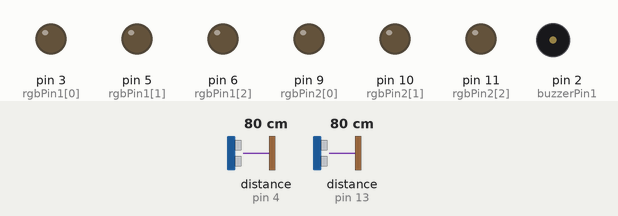
Recording of a sketch running on a simulated Arduino Leonardo, built with avr-gcc and run on an emulated ATmega32U4. On the bench: output pins drawn as LEDs (lit = HIGH), buzzer (waves = sounding). Wiring (inferred from the names in the program): 2 × ultrasonic range finder: trigger pin 7, echo pin 4 / trigger pin 12, echo pin 13. The inputs (shaded band) are chosen by the test bench; at power-on: distance to the obstacle (sensors on pin 4, pin 13) 80 cm. The echo pulse lasts 58.3 µs per cm; pins used as bus, display or sensor lines are not drawn.

Above: at 1.2 s.
1.3 s: distance to the obstacle (sensor on pin 4) set to 17 cm
2.8 s: distance to the obstacle (sensor on pin 4) set to 14 cm
At 3.02 s:
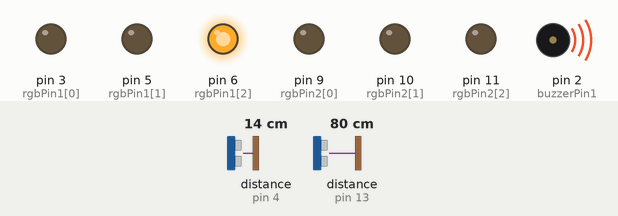
5.8 s: distance to the obstacle (sensor on pin 13) set to 18 cm
At 5.83 s:
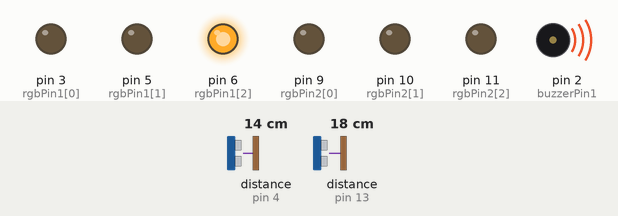
8.8 s: distance to the obstacle (sensor on pin 13) set to 13 cm
At 8.86 s:
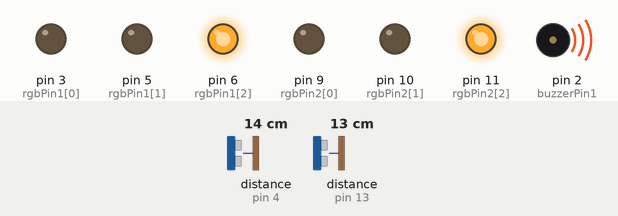
11.8 s: distance to the obstacle (sensor on pin 4) set to 7 cm
At 11.99 s:
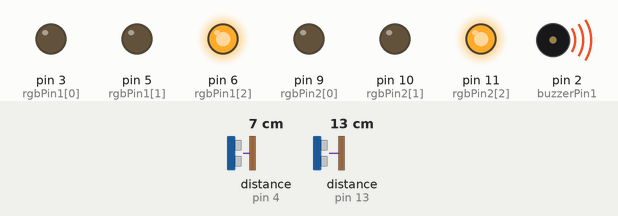
14.8 s: distance to the obstacle (sensor on pin 4) set to 4 cm
At 16.1 s:
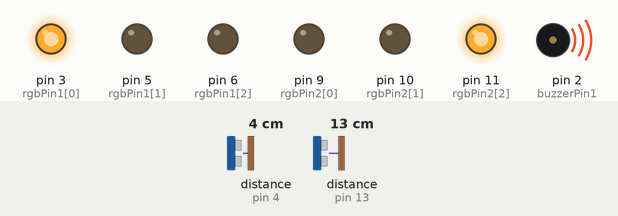
Timing chart, 0 to 20.6 s (numbered marks = the images above; inputs shaded):
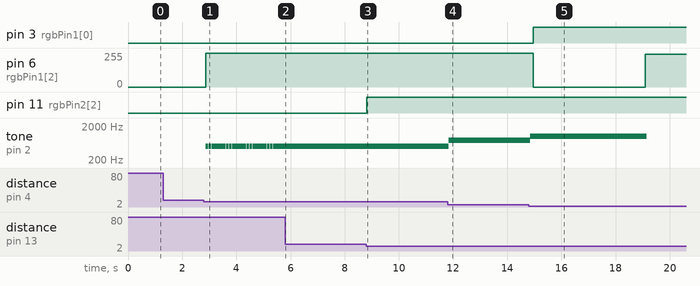

Measured:
- the behaviour switches between 16 and 15 cm on distance to the obstacle (sensor on pin 4) (found by bisection; images 0 and 1)
- the behaviour switches between 16 and 15 cm on distance to the obstacle (sensor on pin 13) (found by bisection; images 2 and 3)
- the behaviour switches between 6 and 5 cm on distance to the obstacle (sensor on pin 4) (found by bisection; images 4 and 5)
- after the input at 1.3 s, every drawn part: stays the same
- after the input at 2.8 s, pin 6 (rgbPin1[2]): 0/255 → 255/255 after 0.07 s; tone on pin 2 (buzzerPin1): alternates 500 Hz for 0.10 s and silent for 0.01 s, starting after 0.07 s
- after the input at 5.8 s, tone on pin 2 (buzzerPin1): stops changing and stays 500 Hz
- after the input at 8.8 s, pin 11 (rgbPin2[2]): LOW → HIGH at once
- after the input at 11.8 s, tone on pin 2 (buzzerPin1): 500 Hz → 750 Hz at once
- after the input at 14.8 s, pin 3 (rgbPin1[0]): LOW → HIGH after 0.15 s; pin 6 (rgbPin1[2]): 255/255 → 0/255 after 0.15 s, → 245/255 4.1 s later; tone on pin 2 (buzzerPin1): 750 Hz → 1000 Hz after 0.05 s, → silent 4.3 s later

The sketch:

SmartParking_Arduino.ino
```cpp
#define RGB_PIN_TOTAL 3
#define PARKING_LANE_TOTAL 2

/*
 * --------------------------------------------------
 * PIN MAPPING
 */

// Buzzer 1
const int buzzerPin1 = 2;

// RGB LED 1 {R, G, B}
const int rgbPin1[RGB_PIN_TOTAL] = { 3, 5, 6 };

// Ultrasonic Sensor 1 {Trigger, Echo}
const int ultrasonicPin1[] = { 7, 4 };


// RGB LED 2 {R, G, B}
const int rgbPin2[RGB_PIN_TOTAL] = { 9, 10, 11 };

// Ultrasonic Sensor 2 {Trigger, Echo}
const int ultrasonicPin2[] = { 12, 13 };


/*
 * --------------------------------------------------
 * GLOBAL VARIABLES
 *
 */
int it = 0;

struct IntervalStopwatch {
  int currentTime = 0;
  int startTime = 0;
  int interval = 0;

  void refresh() {
    currentTime = (millis() / 1000);
  }

  void setInterval(int *seconds) {
    startTime = (millis() / 1000);
    interval = *seconds;
  }

  bool isIntervalPassed() {
    return (((currentTime - startTime) >= interval) ? true : false);
  }
} timer[PARKING_LANE_TOTAL];

struct ParkingLane {
  const int EMPTY_STATE = 0;
  const int PARKING_STATE = 1;
  const int IDLE_STATE = 2;
  const int WAIT_STATE = 3;
  const int PARKED_STATE = 4;
  const int PICKED_STATE = 5;
  const int INPARKING_TIMEOUT = 5; // secs
  const int VALID_PARKED_DISTANCE = 5; // cm
  const int VALID_DISTANCE_MAX = 15; // cm
  const float DISTANCE_ERROR_TOLERATION = 1.5; // cm
  float vehicleCurrentDistance;
  float vehicleParkedDistance;
  int currentState;

  ParkingLane() {
    stateReset();
  }

  int getCurrentState() {
    return currentState;
  }

  void setCurrentState(int *state) {
    currentState = *state;
  }

  float getVehicleCurrentDistance() {
    return vehicleCurrentDistance;
  }

  bool distanceAreEqual() {
    return ((vehicleCurrentDistance >= (vehicleParkedDistance - DISTANCE_ERROR_TOLERATION)) && (vehicleCurrentDistance <= (vehicleParkedDistance + DISTANCE_ERROR_TOLERATION))) ? true : false;
  }

  void stateReset() {
    vehicleCurrentDistance = -1;
    vehicleParkedDistance = -1;
    currentState = EMPTY_STATE;
  }

  void stateUpdate(float sensorValue) {
    vehicleCurrentDistance = sensorValue;

    if ((vehicleCurrentDistance >= VALID_DISTANCE_MAX) &&
        ((currentState == PARKING_STATE) || (currentState == IDLE_STATE) || (currentState == WAIT_STATE) || (currentState == PICKED_STATE))) {
      // Vehicle was inside the valid parking distance but not parking, and then go away.
      // Resetting state and marked as EMPTY_STATE.
      stateReset();
    }
    else if (distanceAreEqual() && ((currentState == PARKING_STATE) || (currentState == WAIT_STATE))) {
      // Vehicle is idling on parking lane, marked as IDLE_STATE
      // Waiting external timer to change the state to PARKED_STATE
      if (currentState == WAIT_STATE) {
        return;
      }

      // Check for vehicle distance validity
      if (vehicleCurrentDistance > VALID_PARKED_DISTANCE) {
        return;
      }

      currentState = IDLE_STATE;
    }
    else if ((vehicleCurrentDistance <= VALID_DISTANCE_MAX) && (currentState != PARKED_STATE)) {
      if ((currentState == PICKED_STATE)) {
        return;
      }

      // Vehicle is inside the valid parking distance, marked as PARKING_STATE.
      currentState = PARKING_STATE;
      vehicleParkedDistance = vehicleCurrentDistance;
    }
    else if ((vehicleCurrentDistance >= VALID_PARKED_DISTANCE) && (currentState == PARKED_STATE)) {
      // Vehicle was parked, but now going away (picked up) from it's current position
      currentState = PICKED_STATE;
    }
  }
} lane[PARKING_LANE_TOTAL];


/*
 * --------------------------------------------------
 * CUSTOM FUNCTIONS
 *
 */

void setRgbColor(const int *pin, int r, int g, int b, bool anode = false) {
  if (anode) {
    r = map(r, 0, 255, 255, 0);
    g = map(g, 0, 255, 255, 0);
    b = map(b, 0, 255, 255, 0);
  }

  analogWrite(pin[0], r); // Pin RED
  analogWrite(pin[1], g); // Pin GREEN
  analogWrite(pin[2], b); // Pin BLUE
}

void distanceBeeper(const float &distance, const int &buzzerPin) {
  if (distance >= 0 && distance <= 5)
    tone(buzzerPin, 1000, 150);
  else if (distance >= 6 && distance <= 10)
    tone(buzzerPin, 750, 100);
  else
    tone(buzzerPin, 500, 100);
}

float ultrasonicPulse(const int *pin) {
  digitalWrite(pin[0], LOW);
  delayMicroseconds(5);
  digitalWrite(pin[0], HIGH);
  delayMicroseconds(10);
  digitalWrite(pin[0], LOW);
  return ((pulseIn(pin[1], HIGH) / 2) / 29.1);
}

void printSerializedParkingData() {
  Serial1.print(lane[0].getCurrentState());
  Serial1.print(F(";"));
  Serial1.print(lane[0].getVehicleCurrentDistance());
  Serial1.print(F("|"));
  Serial1.print(lane[1].getCurrentState());
  Serial1.print(F(";"));
  Serial1.print(lane[1].getVehicleCurrentDistance());
  Serial1.println();
}

/*
 * --------------------------------------------------
 * MAIN ROUTINE
 *
 */

void setup() {
  // Buzzer Pin Setup
  pinMode(buzzerPin1, OUTPUT);

  // Ultrasonic Pin Setup
  pinMode(ultrasonicPin1[0], OUTPUT);
  pinMode(ultrasonicPin1[1], INPUT);
  pinMode(ultrasonicPin2[0], OUTPUT);
  pinMode(ultrasonicPin2[1], INPUT);

  // RGB Pin Setup
  for (it = 0; it < RGB_PIN_TOTAL; ++it) {
    pinMode(rgbPin1[it], OUTPUT);
    pinMode(rgbPin2[it], OUTPUT);
  }

  // Begin serial communication
  // Serial.begin(115200);
  Serial1.begin(115200);
}


void loop() {
  // Refresh Interval Timer
  timer[0].refresh();
  timer[1].refresh();

  // Refresh Parking Lane State
  lane[0].stateUpdate(ultrasonicPulse(ultrasonicPin1));
  lane[1].stateUpdate(ultrasonicPulse(ultrasonicPin2));

  for (it = 0; it < PARKING_LANE_TOTAL; ++it) {
    // Activate timer before changing state to parked.
    if (lane[it].getCurrentState() == lane[it].IDLE_STATE) {
      timer[it].setInterval(&lane[it].INPARKING_TIMEOUT);
      lane[it].setCurrentState(&lane[it].WAIT_STATE);
    }
    else if (lane[it].getCurrentState() == lane[it].WAIT_STATE) {
      if (timer[it].isIntervalPassed()) {
        lane[it].setCurrentState(&lane[it].PARKED_STATE);
      }
    }

    // RGB
    if (lane[it].getCurrentState() == lane[it].PARKING_STATE)
      setRgbColor((it == 0 ? rgbPin1 : rgbPin2), 255, 255, 0, true); // yellow
    else if (lane[it].getCurrentState() == lane[it].WAIT_STATE)
      setRgbColor((it == 0 ? rgbPin1 : rgbPin2), 0, 255, 255, true); // cyan
    else if (lane[it].getCurrentState() == lane[it].PARKED_STATE)
      setRgbColor((it == 0 ? rgbPin1 : rgbPin2), 0, 255, 10, true); // green
    else if (lane[it].getCurrentState() == lane[it].PICKED_STATE)
      setRgbColor((it == 0 ? rgbPin1 : rgbPin2), 255, 10, 10, true); // red
    else
      setRgbColor((it == 0 ? rgbPin1 : rgbPin2), 255, 255, 255, true); // white
  }

  // Beeper on vehicle in range and not in parked state
  if ((lane[0].getVehicleCurrentDistance() <= lane[0].VALID_DISTANCE_MAX) &&
      (lane[0].getCurrentState() != lane[0].PARKED_STATE)) {
    distanceBeeper(lane[0].getVehicleCurrentDistance(), buzzerPin1);
  }

  // Send data to Serial1
  printSerializedParkingData();

  delay(100);
}
```
